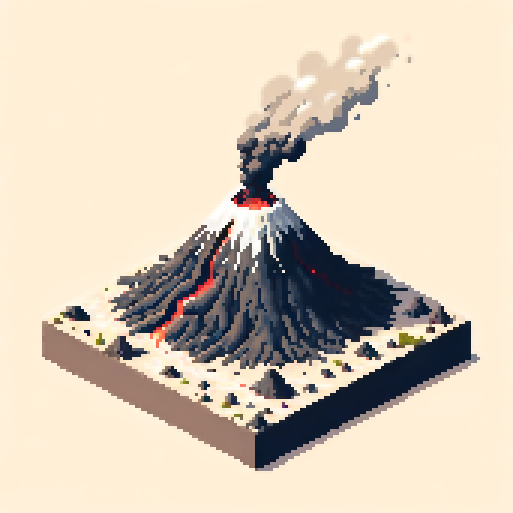
#> input picture vulcao.png, 1026 x 1026 px (shown at 1/2 size)
$ python generate_readme_examples.py
#> lines starting #> are read from the running program, lines starting #| are printed output that depends on the picture
### img_to_pixel_art.py
"""img_to_pixel_art -- single-file conversion CLI.

    python img_to_pixel_art.py INPUT [--block_size FLOAT] [--n_colors INT]
                                     [--palette HEX,...] [--mode full|fast]
                                     [--dither none|ordered|floyd]
                                     [--keep-alpha] [--output PATH]

Reads INPUT as RGBA, detects the native grid (or derives it from --block_size),
repacks it with ``two_stage_pack``, optionally reduces the RGB palette, and
saves ``STEM_COLSxROWS_pixeled.png`` next to the input (or to --output).
"""

from __future__ import annotations

import argparse
from pathlib import Path

import numpy as np
from PIL import Image

from pixel_art_converter.core import detect
from pixel_art_converter.dither import METHODS as DITHER_METHODS, map_to_palette
from pixel_art_converter.quantize import kmeans_rgb
from pixel_art_converter.rebuild import two_stage_pack


def _load_rgba(path: str) -> np.ndarray:
    with Image.open(path) as im:
        return np.ascontiguousarray(np.array(im.convert("RGBA")), dtype=np.uint8)


# [114 lines left out: functions _limit_palette, _parse_palette, _apply_palette, main, not called in this run]


# [21 lines that do not run on import are left out]

### pixel_art_converter/rebuild.py
"""Canonical two-stage reconstruction for the active conversion path."""

from __future__ import annotations

import numpy as np

from .quantize import adaptive_k, kmeans_rgb

WINNER_MIN_WEIGHT = 1e-3


def two_stage_pack(rgba: np.ndarray, cols: int, rows: int, k_colors: int = 0,
                   binary_alpha: bool = True) -> np.ndarray:
    """Rebuild an image with one representative colour per detected cell.

    *k_colors* caps the global k-means palette (``0`` = pick adaptively).  With
    *binary_alpha* (the default) each cell's alpha is snapped to 0/255 by an
    opaque-majority vote; set it ``False`` to keep a tent-weighted mean alpha.
    """
    rgba = np.ascontiguousarray(rgba, dtype=np.uint8)
    if rgba.ndim != 3 or rgba.shape[2] != 4:
        raise ValueError("two_stage_pack expects an (H, W, 4) uint8 array")
    h, w = rgba.shape[:2]
    cols, rows = int(max(1, cols)), int(max(1, rows))

    rgb = rgba[..., :3].astype(np.float64).reshape(-1, 3)
    alpha = rgba[..., 3].reshape(-1)
    opaque = alpha > 127
    k = int(k_colors) if k_colors and k_colors > 0 else adaptive_k(rgba)
    src_for_kmeans = rgb[opaque] if opaque.any() else rgb
    _, centers = kmeans_rgb(src_for_kmeans, k)

    c2 = (centers**2).sum(1)
    labels = np.empty(len(rgb), dtype=np.int64)
    for start in range(0, len(rgb), 1_000_000):
        block = rgb[start : start + 1_000_000]
        distances = -2.0 * (block @ centers.T) + c2[None, :]
        labels[start : start + len(block)] = distances.argmin(1)
    clusters = len(centers)

    xs = np.arange(w)
    ys = np.arange(h)
    fx = xs * cols / w
    fy = ys * rows / h
    ix = np.clip(np.floor(fx).astype(np.int64), 0, cols - 1)
    iy = np.clip(np.floor(fy).astype(np.int64), 0, rows - 1)
    wx = 1.0 - 2.0 * np.abs((fx - ix) - 0.5)
    wy = 1.0 - 2.0 * np.abs((fy - iy) - 0.5)
    cell = (iy[:, None] * cols + ix[None, :]).reshape(-1)
    weight = (wy[:, None] * wx[None, :]).reshape(-1) + 1e-4
    ncell = rows * cols

    votes = np.zeros(ncell * clusters, dtype=np.float64)
    np.add.at(votes, cell * clusters + labels, weight)
    winner = votes.reshape(ncell, clusters).argmax(1)
    selected = weight * (labels == winner[cell])
    sums = [np.bincount(cell, weights=selected * rgb[:, channel], minlength=ncell)
            for channel in range(3)]
    all_weight = np.bincount(cell, weights=weight, minlength=ncell)
    all_sums = [np.bincount(cell, weights=weight * rgb[:, channel], minlength=ncell)
                for channel in range(3)]
    selected_weight = np.bincount(cell, weights=selected, minlength=ncell)
    denom = np.where(selected_weight > WINNER_MIN_WEIGHT, selected_weight, 1.0)
    channels = [np.where(selected_weight > WINNER_MIN_WEIGHT, value / denom,
                         fallback / np.where(all_weight > 0, all_weight, 1.0))
                for value, fallback in zip(sums, all_sums)]
    out_rgb = np.clip(np.round(np.stack(channels, axis=1)), 0, 255).astype(np.uint8)
    out_rgb = out_rgb.reshape(rows, cols, 3)

    if not (alpha < 255).any():
        return np.ascontiguousarray(out_rgb)
    if binary_alpha:
        opaque_count = np.bincount(cell, weights=opaque.astype(np.float64), minlength=ncell)
        total_count = np.maximum(np.bincount(cell, minlength=ncell), 1)
        out_alpha = np.where(opaque_count / total_count > 0.5, 255, 0).astype(np.uint8)
    else:
        alpha_sum = np.bincount(cell, weights=weight * alpha.astype(np.float64), minlength=ncell)
        out_alpha = np.clip(
            np.round(alpha_sum / np.where(all_weight > 0, all_weight, 1.0)), 0, 255
        ).astype(np.uint8)
    return np.ascontiguousarray(np.concatenate([out_rgb, out_alpha.reshape(rows, cols, 1)], axis=2))

### pixel_art_converter/quantize.py
"""RGB k-means and label assignment for the two-stage packer.

OpenCV k-means is preferred (fast, and deterministic with fixed attempts and a
fixed sample).  A SciPy / NumPy Lloyd fallback keeps the module usable without
OpenCV.
"""

from __future__ import annotations

import numpy as np

try:
    import cv2  # type: ignore

    _HAVE_CV2 = True
except Exception:  # pragma: no cover
    cv2 = None
    _HAVE_CV2 = False

SAMPLE_CAP = 60_000
RNG_SEED = 0


def adaptive_k(rgba: np.ndarray) -> int:
    """Pick K from the number of populated 4-bit RGB bins among opaque pixels.

    Bins holding at least 0.3% of the opaque pixels count; K is clamped to
    ``[16, 48]``.
    """
    rgb = rgba[..., :3].reshape(-1, 3)
    if rgba.shape[-1] == 4:
        opaque = rgba[..., 3].reshape(-1) > 127
        if opaque.any():
            rgb = rgb[opaque]
    if rgb.size == 0:
        return 16
    bins = (rgb.astype(np.uint16) >> 4)
    codes = (bins[:, 0] << 8) | (bins[:, 1] << 4) | bins[:, 2]
    counts = np.bincount(codes, minlength=1)
    thresh = max(1.0, 0.003 * len(rgb))
    populated = int(np.count_nonzero(counts >= thresh))
    return int(min(48, max(16, populated)))


def _kmeans_cv2(sample: np.ndarray, k: int):
    # cv2's kmeans++ seeding draws from the global cv::theRNG(); pin it so the
    # same sample yields the same centres on every run.
    cv2.setRNGSeed(RNG_SEED)
    crit = (cv2.TERM_CRITERIA_EPS + cv2.TERM_CRITERIA_MAX_ITER, 30, 0.5)
    _, _, centers = cv2.kmeans(
        sample.astype(np.float32), k, None, crit, 3, cv2.KMEANS_PP_CENTERS
    )
    return centers.astype(np.float64)


# [18 lines left out: function _kmeans_numpy, not called in this run]


def _assign(pixels: np.ndarray, centers: np.ndarray) -> np.ndarray:
    """Nearest-centre label for every pixel, computed in memory-bounded blocks."""
    n = len(pixels)
    out = np.empty(n, dtype=np.int32)
    step = 1_000_000
    c = centers.astype(np.float64)
    c2 = (c ** 2).sum(1)
    for s in range(0, n, step):
        blk = pixels[s : s + step].astype(np.float64)
        d = -2.0 * (blk @ c.T) + c2[None, :]
        out[s : s + step] = d.argmin(1)
    return out


def kmeans_rgb(pixels_rgb: np.ndarray, k: int, sample_cap: int = SAMPLE_CAP):
    """Cluster ``(N, 3)`` RGB pixels into *k* colours.

    Returns ``(labels, centers)`` where ``labels`` has one entry per input
    pixel and ``centers`` is ``(k', 3)`` float64.
    """
    pixels_rgb = np.ascontiguousarray(pixels_rgb).reshape(-1, 3)
    n = len(pixels_rgb)
    k = int(max(1, min(k, n)))
    if k == 1:
        return np.zeros(n, dtype=np.int32), pixels_rgb.mean(0, keepdims=True)

    if n > sample_cap:
        rng = np.random.default_rng(RNG_SEED)
        sample = pixels_rgb[rng.choice(n, size=sample_cap, replace=False)]
    else:
        sample = pixels_rgb

    if _HAVE_CV2:
        centers = _kmeans_cv2(sample, k)
    else:  # pragma: no cover - exercised only without OpenCV
        centers = _kmeans_numpy(sample, k)

    labels = _assign(pixels_rgb, centers)
    return labels, centers

### examples/generate_readme_examples.py
"""Generate the visual examples referenced by the README."""

from pathlib import Path

from PIL import Image, ImageDraw, ImageFont

from img_to_pixel_art import _load_rgba
from pixel_art_converter import two_stage_pack


ROOT = Path(__file__).resolve().parents[1]
OUT = Path(__file__).resolve().parent
SOURCE = ROOT / "vulcao.png"


def font(size: int):
    try:
        return ImageFont.truetype("DejaVuSans.ttf", size)
    except OSError:
        return ImageFont.load_default()


def main() -> None:
    rgba = _load_rgba(str(SOURCE))
#> in _load_rgba, im is the input picture: PIL image 1026x1026 RGBA; mean R, G, B, A 215.7, 202.6, 185.5, 255
    source = Image.fromarray(rgba, mode="RGBA")
    grid = (171, 171)
    pixel_art = Image.fromarray(two_stage_pack(rgba, *grid), mode="RGB")
#> in adaptive_k, `counts = np.bincount(codes, minlength=1)`: counts = 4096 values, max 597924 at index 4077, min 0 at index 0, mean 257
#> in adaptive_k, `thresh = max(1.0, 0.003 * len(rgb))`: thresh = 3158
#> in adaptive_k, `populated = int(np.count_nonzero(counts >= thresh))`: populated = 24
#> in kmeans_rgb, `n = len(pixels_rgb)`: n = 1052676
#> in kmeans_rgb, `k = int(max(1, min(k, n)))`: k = 24
#> in _kmeans_cv2, `_, _, centers = cv2.kmeans( sample.astype(np.float32), k, None, crit, ..`: centers = 24 rows, first 8: [254.9, 239.3, 215.4], [16.38, 32.41, 54.58], [124.9, 109.5, 104.5], [156.3, 123.5, 109.6], [63.66, 75.19, 91.34], [163.1, 67.02, 65.38], [245.4, 223.2, 195.6], [157, 142.4, 141.9]
#> in _assign, `n = len(pixels)`: n = 1052676
#> in _assign, `c = centers.astype(np.float64)`: c has the same summary as centers in _kmeans_cv2
#> in _assign, `c2 = (c ** 2).sum(1)`: c2 = 24 values, max 182344.2 at index 9, min 2897.1 at index 13, mean 62213.9
#> the loop in two_stage_pack, `for start in range(0, len(rgb), 1_000_000):` made 2 passes
#> start on pass 2: 1000000
#> in two_stage_pack, `clusters = len(centers)`: clusters = 24
#> in two_stage_pack, `sums = [np.bincount(cell, weights=selected * rgb[:, channel], minlengt..`: sums = 3 items
#> in two_stage_pack, `out_rgb = out_rgb.reshape(rows, cols, 3)`:
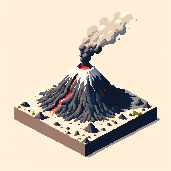
#> out_rgb: shape (171, 171, 3); mean of channels 0, 1, 2 215.7, 202.6, 185.5; drawn as R, G, B
    normal = source.convert("RGB").resize(grid, Image.Resampling.LANCZOS)

    OUT.mkdir(exist_ok=True)
    pixel_art.save(OUT / "vulcao_pixel_art.png", optimize=True)

    scale = 2
    tile_size = (grid[0] * scale, grid[1] * scale)
    canvas = Image.new("RGB", (tile_size[0] * 2, tile_size[1] + 44), "#16181d")
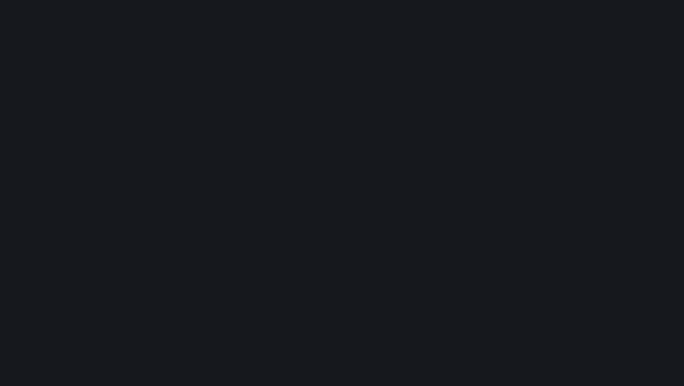
#> canvas: PIL image 684x386 RGB; mean R, G, B 22, 24, 29
    draw = ImageDraw.Draw(canvas)
    labels = ("Downscale comum (Lanczos)", "Conversor (171 x 171)")
    for index, image in enumerate((normal, pixel_art)):
        image = image.resize(tile_size, Image.Resampling.NEAREST)
        x = index * tile_size[0]
        canvas.paste(image, (x, 44))
        draw.text((x + 8, 13), labels[index], fill="#f4f1ea", font=font(18))
#> this loop made 2 passes
#> x on passes 1 to 2: 0, 342
#> pass 1, in main, `image = image.resize(tile_size, Image.Resampling.NEAREST)`:
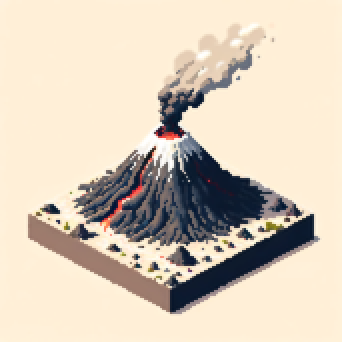
#> image: PIL image 342x342 RGB; mean R, G, B 215.7, 202.6, 185.5
#> after the loop:
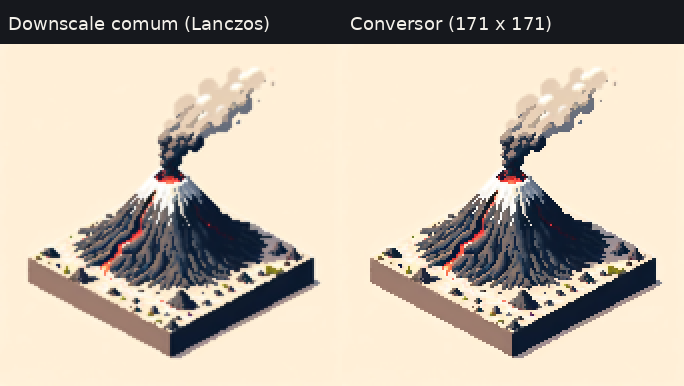
#> canvas: PIL image 684x386 RGB; mean R, G, B 195, 183.6, 169
    canvas.save(OUT / "vulcao_comparison.png", optimize=True)


if __name__ == "__main__":
    main()

$ run again, with diff.png copied over vulcao.png
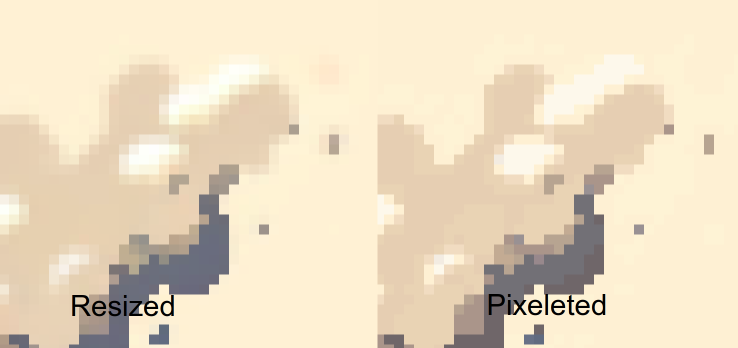
#> input picture diff.png, 1475 x 695 px (shown at 1/2 size)
#> in _load_rgba, im is the input picture: PIL image 1475x695 RGBA; mean R, G, B, A 234.7, 219.7, 194, 255
#> counts = 4096 values, max 553420 at index 4093, min 0 at index 5, mean 250.3
#> thresh = 3075.4
#> populated = 16
#> in kmeans_rgb, `n = len(pixels_rgb)`: n = 1025125
#> in kmeans_rgb, `k = int(max(1, min(k, n)))`: k = 16
#> in _kmeans_cv2, `_, _, centers = cv2.kmeans( sample.astype(np.float32), k, None, crit, ..`: centers = 16 rows, first 8: [229.8, 206.7, 177.8], [254.3, 240.9, 211.7], [110.8, 101.9, 104.6], [165.9, 149.4, 138.8], [1.48, 0.309, 0.522], [252.6, 249.4, 236.2], [114.3, 112.3, 118.3], [239.7, 221, 193.2]
#> in _assign, `n = len(pixels)`: n = 1025125
#> c has the same summary as centers in _kmeans_cv2
#> in _assign, `c2 = (c ** 2).sum(1)`: c2 = [127168.8, 167526.3, 33578.8, 69131.4, 2.56, 181819.2, 39679.8, 143646.5, 82511.8, 27899.3, 38028.1, 156129.8, 131485.9, 1150.4, 10394.2, 7444.8]
#> the loop in two_stage_pack, `for start in range(0, len(rgb), 1_000_000):` made 2 passes
#> start on pass 2: 1000000
#> clusters = 16
#> sums = 3 items
#> in main, `normal = source.convert("RGB").resize(grid, Image.Resampling.LANCZOS)`:
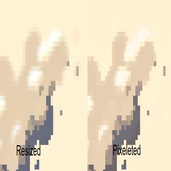
#> normal: PIL image 171x171 RGB; mean R, G, B 234.6, 219.7, 194
#> the loop in main, `for index, image in enumerate((normal, pixel_art)):` made 2 passes
#> x on passes 1 to 2: 0, 342
#> after the loop in main, `for index, image in enumerate((normal, pixel_art)):`:
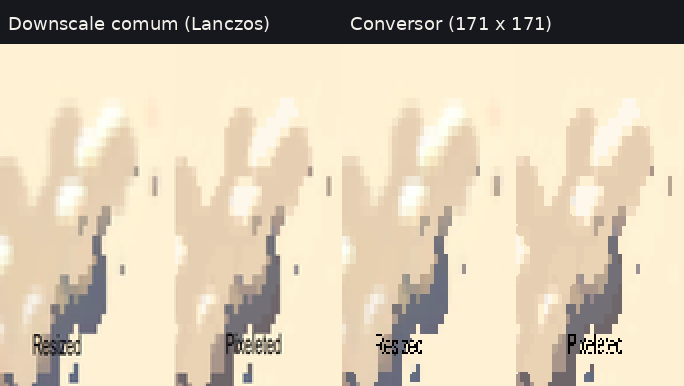
#> canvas: PIL image 684x386 RGB; mean R, G, B 211.8, 198.7, 176.5
